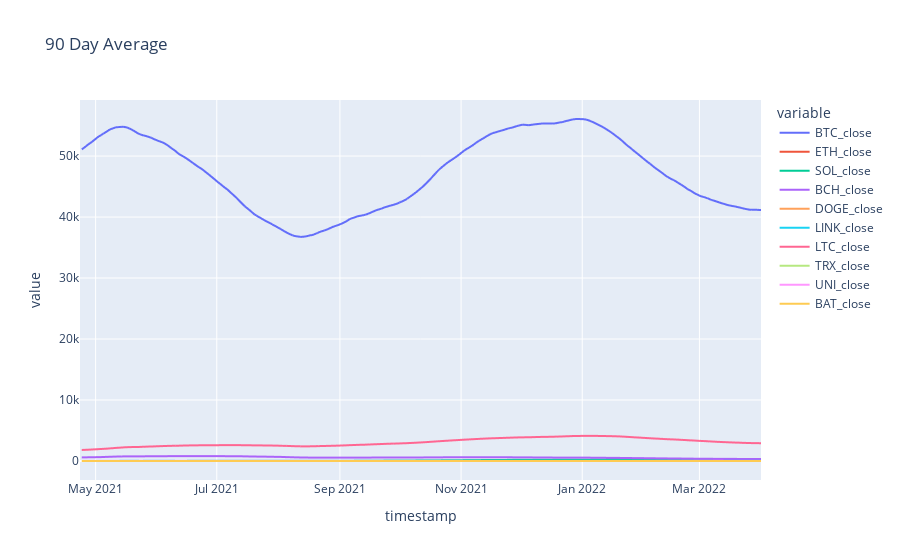

The notebook cell this image was saved under:
### Code cell
crypto_prices_90_day=crypto_prices.rolling(window=90).mean()
cypto_prices_90_day = px.line(
crypto_prices_90_day, title="90 Day Average")

cypto_prices_90_day

### Figure 1 — Plotly figure (JSON) as saved in the notebook; plotly's stock layout.template omitted (floating-point values rounded to 4 significant figures; data arrays with more than 128 entries replaced by an {"elided": "..."} marker saying what was removed)
{"data": [{"hovertemplate": "variable=BTC_close<br>timestamp=%{x}<br>value=%{y}<extra></extra>", "legendgroup": "BTC_close", "line": {"color": "#636efa", "dash": "solid"}, "marker": {"symbol": "circle"}, "mode": "lines", "name": "BTC_close", "showlegend": true, "type": "scattergl", "x": {"elided": "432 str values"}, "xaxis": "x", "y": {"elided": "432 float values"}, "yaxis": "y"}, {"hovertemplate": "variable=ETH_close<br>timestamp=%{x}<br>value=%{y}<extra></extra>", "legendgroup": "ETH_close", "line": {"color": "#EF553B", "dash": "solid"}, "marker": {"symbol": "circle"}, "mode": "lines", "name": "ETH_close", "showlegend": true, "type": "scattergl", "x": {"elided": "432 str values"}, "xaxis": "x", "y": {"elided": "432 float values"}, "yaxis": "y"}, {"hovertemplate": "variable=SOL_close<br>timestamp=%{x}<br>value=%{y}<extra></extra>", "legendgroup": "SOL_close", "line": {"color": "#00cc96", "dash": "solid"}, "marker": {"symbol": "circle"}, "mode": "lines", "name": "SOL_close", "showlegend": true, "type": "scattergl", "x": {"elided": "432 str values"}, "xaxis": "x", "y": {"elided": "432 float values"}, "yaxis": "y"}, {"hovertemplate": "variable=BCH_close<br>timestamp=%{x}<br>value=%{y}<extra></extra>", "legendgroup": "BCH_close", "line": {"color": "#ab63fa", "dash": "solid"}, "marker": {"symbol": "circle"}, "mode": "lines", "name": "BCH_close", "showlegend": true, "type": "scattergl", "x": {"elided": "432 str values"}, "xaxis": "x", "y": {"elided": "432 float values"}, "yaxis": "y"}, {"hovertemplate": "variable=DOGE_close<br>timestamp=%{x}<br>value=%{y}<extra></extra>", "legendgroup": "DOGE_close", "line": {"color": "#FFA15A", "dash": "solid"}, "marker": {"symbol": "circle"}, "mode": "lines", "name": "DOGE_close", "showlegend": true, "type": "scattergl", "x": {"elided": "432 str values"}, "xaxis": "x", "y": {"elided": "432 float values"}, "yaxis": "y"}, {"hovertemplate": "variable=LINK_close<br>timestamp=%{x}<br>value=%{y}<extra></extra>", "legendgroup": "LINK_close", "line": {"color": "#19d3f3", "dash": "solid"}, "marker": {"symbol": "circle"}, "mode": "lines", "name": "LINK_close", "showlegend": true, "type": "scattergl", "x": {"elided": "432 str values"}, "xaxis": "x", "y": {"elided": "432 float values"}, "yaxis": "y"}, {"hovertemplate": "variable=LTC_close<br>timestamp=%{x}<br>value=%{y}<extra></extra>", "legendgroup": "LTC_close", "line": {"color": "#FF6692", "dash": "solid"}, "marker": {"symbol": "circle"}, "mode": "lines", "name": "LTC_close", "showlegend": true, "type": "scattergl", "x": {"elided": "432 str values"}, "xaxis": "x", "y": {"elided": "432 float values"}, "yaxis": "y"}, {"hovertemplate": "variable=TRX_close<br>timestamp=%{x}<br>value=%{y}<extra></extra>", "legendgroup": "TRX_close", "line": {"color": "#B6E880", "dash": "solid"}, "marker": {"symbol": "circle"}, "mode": "lines", "name": "TRX_close", "showlegend": true, "type": "scattergl", "x": {"elided": "432 str values"}, "xaxis": "x", "y": {"elided": "432 float values"}, "yaxis": "y"}, {"hovertemplate": "variable=UNI_close<br>timestamp=%{x}<br>value=%{y}<extra></extra>", "legendgroup": "UNI_close", "line": {"color": "#FF97FF", "dash": "solid"}, "marker": {"symbol": "circle"}, "mode": "lines", "name": "UNI_close", "showlegend": true, "type": "scattergl", "x": {"elided": "432 str values"}, "xaxis": "x", "y": {"elided": "432 float values"}, "yaxis": "y"}, {"hovertemplate": "variable=BAT_close<br>timestamp=%{x}<br>value=%{y}<extra></extra>", "legendgroup": "BAT_close", "line": {"color": "#FECB52", "dash": "solid"}, "marker": {"symbol": "circle"}, "mode": "lines", "name": "BAT_close", "showlegend": true, "type": "scattergl", "x": {"elided": "432 str values"}, "xaxis": "x", "y": {"elided": "432 float values"}, "yaxis": "y"}], "layout": {"autosize": true, "legend": {"title": {"text": "variable"}, "tracegroupgap": 0}, "title": {"text": "90 Day Average"}, "xaxis": {"anchor": "y", "autorange": false, "domain": [0, 1], "range": ["2021-04-23 03:15:10.8719", "2022-04-01"], "title": {"text": "timestamp"}, "type": "date"}, "yaxis": {"anchor": "x", "autorange": true, "domain": [0, 1], "range": [-3115.0, 59190.0], "title": {"text": "value"}, "type": "linear"}}}
